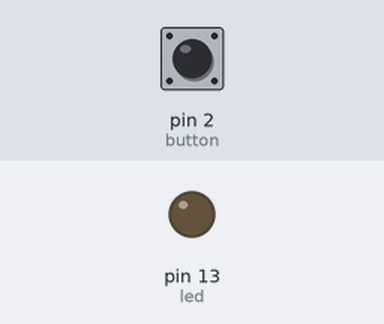
Bench run of a sketch on a simulated Arduino Uno, built with avr-gcc and run on an emulated ATmega328P. Parts: output pins drawn as LEDs (lit = HIGH). Inputs (shaded band) come from the test bench; at power-on: pin 2 (button) LOW.

Above: at 1.2 s.
1.3 s: pin 2 (button) pulled HIGH for 0.15 s
At 1.37 s:
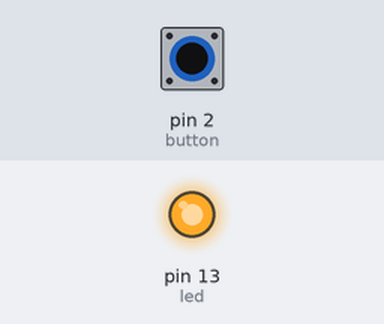
2.9 s: pin 2 (button) pulled HIGH for 3.2 s
At 6.5 s:
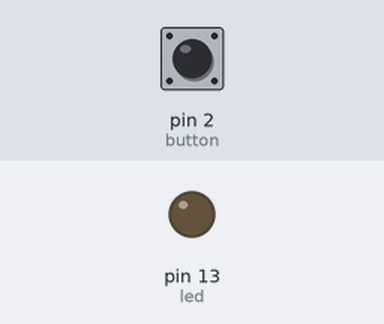
Timing chart, 0 to 8.0 s (numbered marks = the images above; inputs shaded):
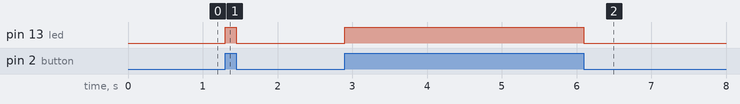

Measured:
- after the input at 1.3 s, pin 13 (led): LOW → HIGH at once, → LOW 0.15 s later
- after the input at 2.9 s, pin 13 (led): LOW → HIGH at once, → LOW 3.2 s later

The sketch:

LEDexp2.ino
```cpp
// Aim: To control an LED using a push button and Arduino.
// Components: Arduino UNO, LED, Push button, 220Ω resistor, Jumper wires, Breadboard.
// Circuit: Connect LED to pin 13, button to pin 2 with pull-down resistor.
// Program:
int button = 2;
int led = 13;
int state = 0;
void setup() {
pinMode(button, INPUT);
pinMode(led, OUTPUT);
}
void loop() {
state = digitalRead(button);
if (state == HIGH)
digitalWrite(led, HIGH);
else
digitalWrite(led, LOW);
}


// RESULT: LED glows when button is pressed.
```
